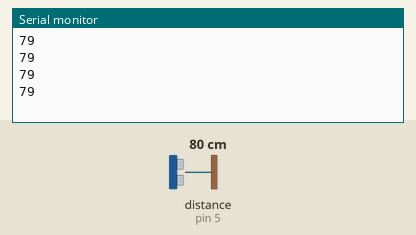
Recording of a sketch running on a simulated Arduino Uno, built with avr-gcc and run on an emulated ATmega328P. Parts: the last lines printed to the serial monitor. Wiring (inferred from the names in the program): ultrasonic range finder: trigger pin 2; echo pin 5. Inputs (shaded band) come from the test bench; at power-on: distance to the obstacle (sensor on pin 5) 80 cm. The echo pulse lasts 58.3 µs per cm.

Above: at 1.2 s.
1.3 s: distance to the obstacle (sensor on pin 5) set to 2 cm
At 1.65 s:
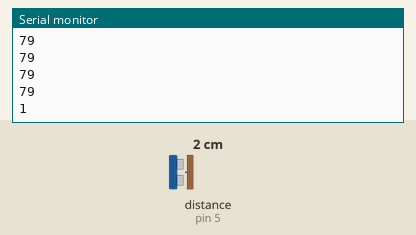
2.8 s: distance to the obstacle (sensor on pin 5) set to 4 cm
At 3.06 s:
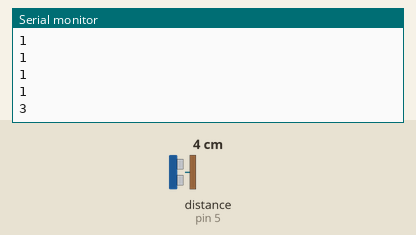
Timing chart, 0 to 5.8 s (numbered marks = the images above; inputs shaded):
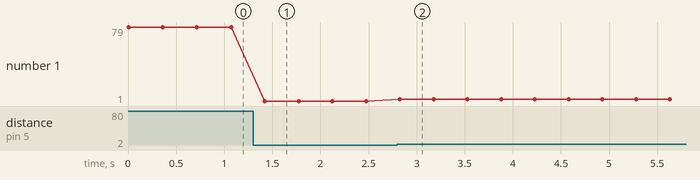

Measured:
- after the input at 1.3 s, the serial monitor: prints a new line after 0.12 s (image 1)
- after the input at 2.8 s, the serial monitor: prints a new line at once (image 2)
- plotted number 1: 79 → 1 after the input at 1.3 s, 1 → 3 after the input at 2.8 s

The sketch:

radar.ino
```cpp
#include <Servo.h>

Servo myServo;
int pos = 0;
int trigPin = 2;
int echoPin = 5;
long duration, cm, inches;

void setup() {
  Serial.begin (9600);
  pinMode(trigPin, OUTPUT);
  pinMode(echoPin, INPUT);
  // myServo.attach(3);
}

void loop() {
  // for (pos=0;pos<=180;pos+=1) {
  //   myServo.write(pos);
  //   delay(15);
  // }
  // for (pos=180;pos>=0;pos-=1) {
  //   myServo.write(pos);
  //   delay(15);
  // }
  digitalWrite(trigPin, LOW);
  delayMicroseconds(5);
  digitalWrite(trigPin, HIGH);
  delayMicroseconds(10);
  digitalWrite(trigPin, LOW);
  pinMode(echoPin, INPUT);
  duration = pulseIn(echoPin, HIGH);
  cm = (duration/2) / 29.1;
  inches = (duration/2) / 74;
  Serial.print(cm);
  Serial.println();
  delay(350);
}
```
